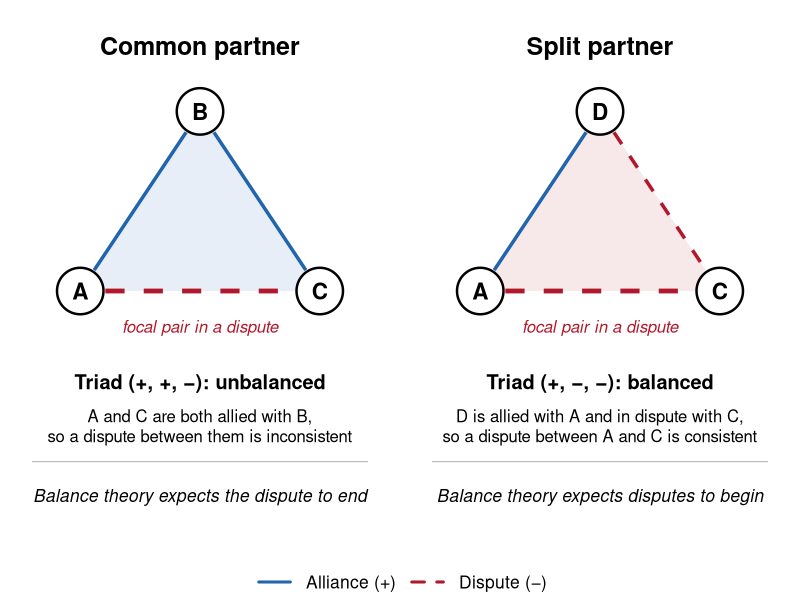
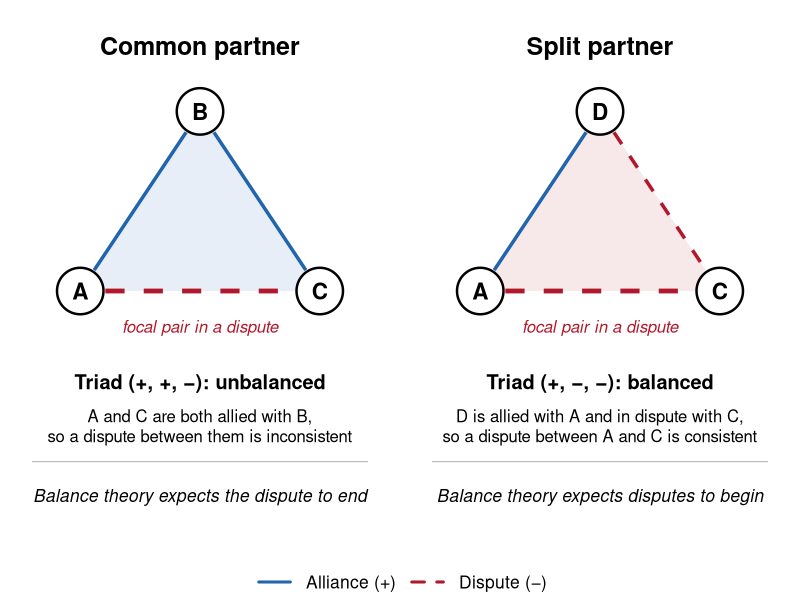

R code for these plots, in order:
# 43: Schematic of common and split partners around a focal pair A-C in a dispute (two panels).
pos <- "#2166ac"; neg <- "#b2182b"
panel <- function(title, third, s1, s2, tint, verdict, why, expect) {
  plot(NA, xlim = c(-1.0, 5.0), ylim = c(-4.3, 3.9), axes = FALSE, xlab = "", ylab = "", asp = 1)
  P <- list(A = c(0, 0), C = c(4, 0), X = c(2, 3))
  polygon(rbind(P$A, P$C, P$X), col = tint, border = NA)
  seg <- function(a, b, s, lwd = 3.4) { u <- P[[b]] - P[[a]]; u <- u / sqrt(sum(u^2)); r <- 0.42; p0 <- P[[a]] + r * u; p1 <- P[[b]] - r * u
    segments(p0[1], p0[2], p1[1], p1[2], lty = ifelse(s > 0, 1, 2), lwd = lwd, col = ifelse(s > 0, pos, neg), lend = 1) }
  seg("A", "C", -1, 4.6); seg("A", "X", s1); seg("X", "C", s2)
  for (n in c("A", "C", "X")) { points(P[[n]][1], P[[n]][2], pch = 21, bg = "white", cex = 6.2, lwd = 2.4); text(P[[n]][1], P[[n]][2], ifelse(n == "X", third, n), font = 2, cex = 1.35) }
  text(2, -0.62, "focal pair in a dispute", col = neg, cex = 1.0, font = 3)
  text(2, 4.05, title, font = 2, cex = 1.5, xpd = NA)
  text(2, -1.55, verdict, cex = 1.2, font = 2, xpd = NA)
  text(2, -2.25, why, cex = 1.0, xpd = NA)
  segments(-0.8, -2.85, 4.8, -2.85, col = "grey70", lwd = 1)
  text(2, -3.45, expect, cex = 1.05, font = 3, xpd = NA)
}
draw <- function() {
  par(mfrow = c(1, 2), mar = c(0.3, 0.3, 0.6, 0.3), family = "sans")
  panel("Common partner", "B", 1, 1, "#e8eef7", "Triad (+, +, −): unbalanced", "A and C are both allied with B,\nso a dispute between them is inconsistent", "Balance theory expects the dispute to end")
  panel("Split partner", "D", 1, -1, "#f7e8ea", "Triad (+, −, −): balanced", "D is allied with A and in dispute with C,\nso a dispute between A and C is consistent", "Balance theory expects disputes to begin")
  par(fig = c(0, 1, 0, 1), new = TRUE, mar = c(0, 0, 0, 0)); plot.new()
  legend("bottom", c("Alliance (+)", "Dispute (−)"), lty = c(1, 2), lwd = 3, col = c(pos, neg), bty = "n", horiz = TRUE, cex = 1.05, inset = -0.005, xpd = NA)
}
pdf("results/fig_pressure.pdf", width = 8.4, height = 4.9); draw(); dev.off()
png("results/fig_pressure.png", width = 1680, height = 980, res = 200); draw(); dev.off()
